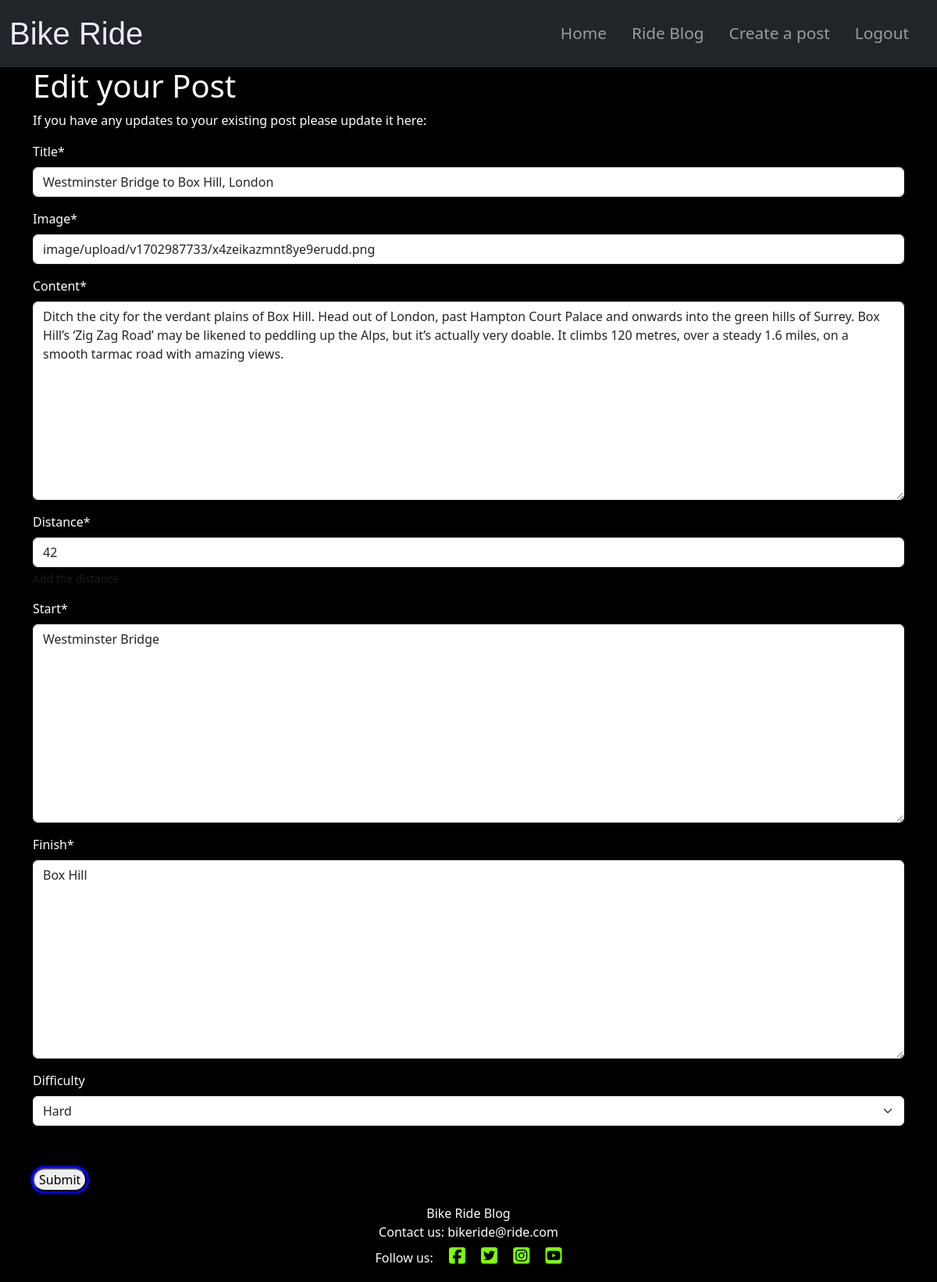
Page /entry/edit/4 (signed in) on the committed database.
### ride/models.py (models this page shows, shortened)
class Entry(models.Model):
    title = models.CharField(max_length=200, unique=True)
    slug = models.SlugField(max_length=200, unique=True)
    author = models.ForeignKey(User, on_delete=models.CASCADE)
    updated_on = models.DateTimeField(auto_now=True)
    created_on = models.DateTimeField(auto_now_add=True)
    distance = models.IntegerField(help_text="Add the distance", default=0)
    start = models.TextField(blank=False)
    finish = models.TextField(blank=False)
    content = models.TextField()
    featured_image = CloudinaryField("image", default="placeholder")
    status = models.IntegerField(choices=STATUS, default=0)
    difficulty = models.CharField(
        max_length=10, null=True, blank=True, choices=diff
    )
    class Meta:
        ordering = ["-created_on"]

### ride/views.py (the view, shortened to what this page needs)
# urls.py: path('edit/<slug:pk>', views.EntryEdit.as_view(), name='entry_edit'),
class EntryEdit(LoginRequiredMixin, UserPassesTestMixin, UpdateView):
    Model = Entry
    form_class = EntryForm
    success_url = "/entry/"
    template_name = "entry_edit.html"
    queryset = Entry.objects
    def test_func(self):
        return self.request.user == self.get_object().author

### ride/forms.py
class EntryForm(forms.ModelForm):
    class Meta:
        model = Entry
        fields = (
            "title",
            "featured_image",
            "content",
            "distance",
            "start",
            "finish",
            "difficulty",
        )
        widgets = {"review": SummernoteWidget()}

### templates/entry_edit.html (shortened to what this page needs)
{% extends "base.html" %}
{% load crispy_forms_tags %}
{% block content %}
<div class="container">
    <div class="edit_post_form white">
        <h1>Edit your Post</h1>
        <p>If you have any updates to your existing post please update it here:</p>
        <form  action="{% url 'entry_edit' entry.id %}" method="POST" enctype="multipart/form-data">
            {{ form|crispy }}
            <input class="button edit-btn" type="submit" value="Submit">
        </form>
    </div>
</div>
{% endblock %}

### static/css/style.css (style rules this page uses)
body { background-color: #000000; }
.button { outline: 3px solid blue; border-radius: 1em; }
.white { color: #FFFFFF; }
.post_btn, .edit-btn, .create_btn { margin-top: 1cm; }

### rows in the picture
Entry: title "Westminster Bridge to Box Hill, London", featured_image "image/upload/v1702987733/x4zeikazmnt8ye9erudd.png", content "Ditch the city for the verdant plains of Box Hill. Head out of London, past Hampton Court Palace and onwards into the green hills of Surrey. Box Hill’s ‘Zig Zag Road’ may be likened to peddling up the Alps, but it’s actually very doable. It climbs 120 metres, over a steady 1.6 miles, on a smooth tarmac road with amazing views.", distance "42", start "Westminster Bridge", finish "Box Hill", difficulty "Hard"
